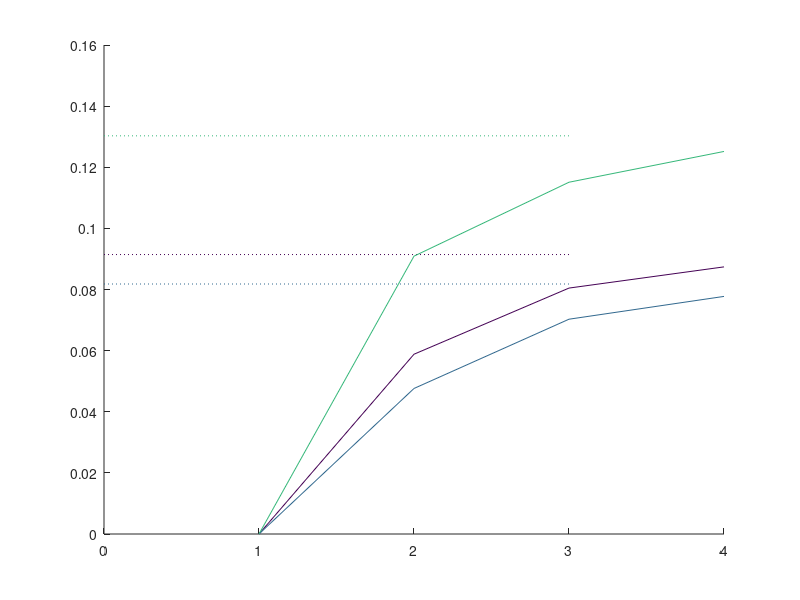

Here is the MATLAB script that generated this plot:
%%
%
%Jacobi and Gauss Seidel Iterative Method
%
%%

clear all
close all
clc

A=[ 17 -2 -3
    -5 21 -2
    -5 -5 22 ];
b=[1;1;2];
n=length(b);
% b=[1;2;32];

x=zeros(n,1);

%solve the system using the Jacobi Method
N=3; %number of iterations
 
for i=1:N
   for j=1:n
       RHS=b(j); 
       for k=1:n
            if j~=k
                RHS=RHS-A(j,k)*x(k,i);
            end
       end
       x(j,i+1)=RHS/A(j,j)
   end 
end

% for i=1:N
%     for j=1:n
%        RHS=b(j); 
%        for k=1:n
%             if j~=k
%                 RHS=RHS-A(j,k)*x(k);
%             end
%        end
%        x(j)=RHS/A(j,j);
%     end 
%     x
% end

% make a plot to show convergence
x_direct=A\b;

cmap=colormap;
figure(1);hold on
cinc=round(64/n);
ccnt=1;
for j=1:n
    plot([0 N],[x_direct(j) x_direct(j)],':','Color',cmap(ccnt,:))
    plot(x(j,:),'Color',cmap(ccnt,:))
    ccnt=ccnt+cinc;
end
